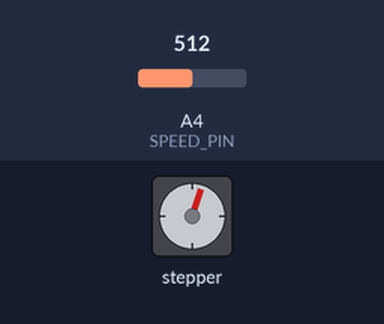
A sketch run on a simulated Arduino Uno, built with avr-gcc and run on an emulated ATmega328P. On the bench: stepper motor. The test bench sets the inputs (shaded band); at power-on: A4 (SPEED_PIN) = 512. Stepper angles assume 200 steps per turn; what the sketch prints to the serial monitor is not drawn.

Above: at 1.2 s.
1.3 s: A4 (SPEED_PIN) set to 122
At 1.65 s:
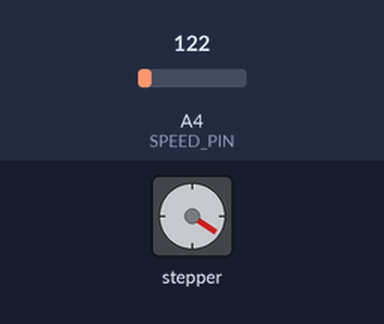
4.3 s: A4 (SPEED_PIN) set to 0
At 4.3 s:
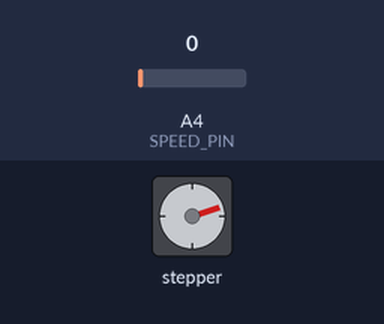
5.8 s: A4 (SPEED_PIN) set to 306
At 6.25 s:
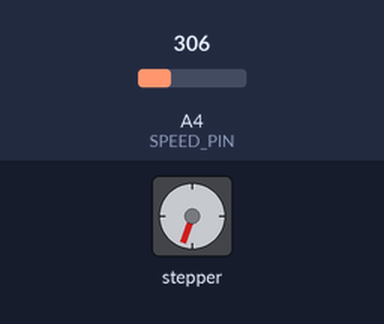
Timing chart, 0 to 17.8 s (numbered marks = the images above; inputs shaded):
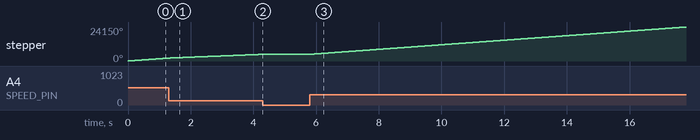

The sketch:

DualMotorShield.ino
```cpp
#include <AccelStepper.h>
// The X Stepper pins
#define STEPPER1_DIR_PIN 3
#define STEPPER1_STEP_PIN 2
// The Y stepper pins
#define STEPPER2_DIR_PIN 7
#define STEPPER2_STEP_PIN 6

#define SPEED_PIN A4
#define  MAX_SPEED 6000
#define  MIN_SPEED 0.1

// Define some steppers and the pins the will use
AccelStepper stepper1(AccelStepper::DRIVER, STEPPER1_STEP_PIN, STEPPER1_DIR_PIN);
//AccelStepper stepper2(AccelStepper::DRIVER, STEPPER2_STEP_PIN, STEPPER2_DIR_PIN);
void setup()
{
  Serial.begin(115200);
    stepper1.setMaxSpeed(MAX_SPEED);
    stepper1.setAcceleration(12000.0);
    //stepper1.moveTo(100);

//    stepper2.setMaxSpeed(100.0);
//    stepper2.setAcceleration(100.0);
//    stepper2.moveTo(100);
}
void loop()
{
    static float current_speed = 0.0;         // Holds current motor speed in steps/second
  static int analog_read_counter = 1000;    // Counts down to 0 to fire analog read
  static char sign = 1;                     // Holds -1, 1 or 0 to turn the motor on/off and control direction
  static int analog_value = 0;              // Holds raw analog value.

  analog_value = analogRead(SPEED_PIN);
    current_speed = sign * ((analog_value/1023.0) * (MAX_SPEED - MIN_SPEED)) + MIN_SPEED;
    Serial.print(analog_value);
    Serial.print("-");
    Serial.print(current_speed);
    Serial.println();
    stepper1.setSpeed(current_speed);
    stepper1.runSpeed();

    // Change direction at the limits
//    if (stepper1.distanceToGo() == 0)
//        stepper1.moveTo(-stepper1.currentPosition());
//    if (stepper2.distanceToGo() == 0)
//        stepper2.moveTo(-stepper2.currentPosition());
//    stepper1.run();
//    stepper2.run();
}
```

Measured:
- after the input at 4.3 s, stepper: stops changing and stays 4752°
